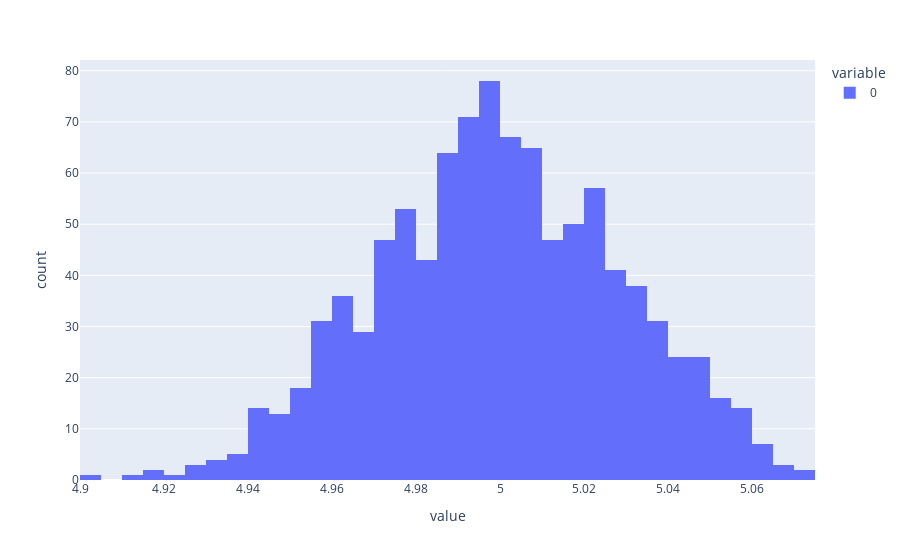

The notebook cell saved with this chart:
### Code cell
px.histogram(mean_values)

### Figure 1 — Plotly figure (JSON) as saved in the notebook; plotly's stock layout.template omitted (floating-point values rounded to 4 significant figures; data arrays with more than 128 entries replaced by an {"elided": "..."} marker saying what was removed)
{"data": [{"bingroup": "x", "hovertemplate": "variable=0<br>value=%{x}<br>count=%{y}<extra></extra>", "legendgroup": "0", "marker": {"color": "#636efa", "pattern": {"shape": ""}}, "name": "0", "orientation": "v", "showlegend": true, "type": "histogram", "x": {"elided": "1000 float values"}, "xaxis": "x", "yaxis": "y"}], "layout": {"barmode": "relative", "legend": {"title": {"text": "variable"}, "tracegroupgap": 0}, "margin": {"t": 60}, "xaxis": {"anchor": "y", "domain": [0, 1], "title": {"text": "value"}}, "yaxis": {"anchor": "x", "domain": [0, 1], "title": {"text": "count"}}}}
